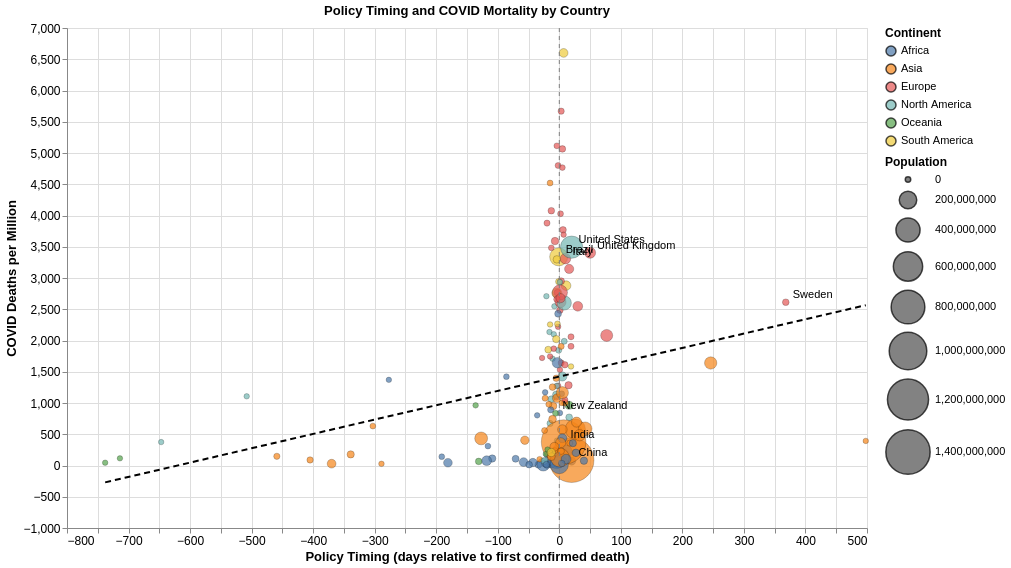

The cell this chart's notebook holds for it:
### Code cell
# countries to label
label_countries = [
    "United States", "Italy", "China", "India", "Brazil",
    "United Kingdom", "Sweden", "New Zealand"
]

# Base scatterplot
points = (
    alt.Chart(country_owid)
    .mark_circle(opacity=0.7, stroke='black', strokeWidth=0.3)
    .encode(
        x=alt.X(
            'days_to_restrictions:Q',
            title='Policy Timing (days relative to first confirmed death)'
        ),
        y=alt.Y(
            'total_deaths_per_million:Q',
            title='COVID Deaths per Million'
        ),
        color=alt.Color(
            'continent:N',
            title='Continent'
        ),
        size=alt.Size(
            'population:Q',
            title='Population',
            scale=alt.Scale(range=[30, 2000])   #  bubble size
        ),
        tooltip=[
            alt.Tooltip('location:N', title='Country'),
            alt.Tooltip('continent:N', title='Continent'),
            alt.Tooltip('days_to_restrictions:Q', title='Days to Restrictions'),
            alt.Tooltip('total_deaths_per_million:Q', title='Deaths per Million', format='.2f'),
            alt.Tooltip('population:Q', title='Population', format=',')
        ]
    )
)

# Regression line
regression = (
    alt.Chart(country_owid)
    .transform_regression(
        'days_to_restrictions',
        'total_deaths_per_million'
    )
    .mark_line(color='black', strokeDash=[6, 4], size=2)
    .encode(
        x='days_to_restrictions:Q',
        y='total_deaths_per_million:Q'
    )
)

# Labels for selected countries
labels_df = country_owid[country_owid['location'].isin(label_countries)]

labels = (
    alt.Chart(labels_df)
    .mark_text(
        align='left',
        baseline='middle',
        dx=7,
        dy=-7,
        fontSize=11
    )
    .encode(
        x='days_to_restrictions:Q',
        y='total_deaths_per_million:Q',
        text='location:N',
        color=alt.value('black')
    )
)

zero_line = alt.Chart(pd.DataFrame({'x': [0]})).mark_rule(
    color='gray',
    strokeDash=[4, 4]
).encode(
    x='x:Q'
)

# Combine 
chart = (
    (points + regression + labels + zero_line)
    .properties(
        width=800,
        height=500,
        title='Policy Timing and COVID Mortality by Country'
    )
    .configure_axis(
        labelFontSize=12,
        titleFontSize=13
    )
    .configure_legend(
        titleFontSize=12,
        labelFontSize=11
    )
)

chart

### Figure 1 — Vega-Lite specification as saved in the notebook (floating-point values rounded to 4 significant figures; data arrays with more than 128 entries replaced by an {"elided": "..."} marker saying what was removed)
{"config": {"view": {"continuousWidth": 300, "continuousHeight": 300}, "axis": {"labelFontSize": 12, "titleFontSize": 13}, "legend": {"labelFontSize": 11, "titleFontSize": 12}}, "layer": [{"mark": {"type": "circle", "opacity": 0.7, "stroke": "black", "strokeWidth": 0.3}, "encoding": {"color": {"field": "continent", "title": "Continent", "type": "nominal"}, "size": {"field": "population", "scale": {"range": [30, 2000]}, "title": "Population", "type": "quantitative"}, "tooltip": [{"field": "location", "title": "Country", "type": "nominal"}, {"field": "continent", "title": "Continent", "type": "nominal"}, {"field": "days_to_restrictions", "title": "Days to Restrictions", "type": "quantitative"}, {"field": "total_deaths_per_million", "format": ".2f", "title": "Deaths per Million", "type": "quantitative"}, {"field": "population", "format": ",", "title": "Population", "type": "quantitative"}], "x": {"field": "days_to_restrictions", "title": "Policy Timing (days relative to first confirmed death)", "type": "quantitative"}, "y": {"field": "total_deaths_per_million", "title": "COVID Deaths per Million", "type": "quantitative"}}}, {"mark": {"type": "line", "color": "black", "size": 2, "strokeDash": [6, 4]}, "encoding": {"x": {"field": "days_to_restrictions", "type": "quantitative"}, "y": {"field": "total_deaths_per_million", "type": "quantitative"}}, "transform": [{"on": "days_to_restrictions", "regression": "total_deaths_per_million"}]}, {"data": {"name": "data-34a0c68de5a8cd2df3e4a002f7cffab5"}, "mark": {"type": "text", "align": "left", "baseline": "middle", "dx": 7, "dy": -7, "fontSize": 11}, "encoding": {"color": {"value": "black"}, "text": {"field": "location", "type": "nominal"}, "x": {"field": "days_to_restrictions", "type": "quantitative"}, "y": {"field": "total_deaths_per_million", "type": "quantitative"}}}, {"data": {"name": "data-d285a7403ed98ae579761d64a864032b"}, "mark": {"type": "rule", "color": "gray", "strokeDash": [4, 4]}, "encoding": {"x": {"field": "x", "type": "quantitative"}}}], "data": {"name": "data-8a1da8b05b0f4247de46edc44660a5f3"}, "height": 500, "title": "Policy Timing and COVID Mortality by Country", "width": 800, "$schema": "https://vega.github.io/schema/vega-lite/v6.1.0.json", "datasets": {"data-8a1da8b05b0f4247de46edc44660a5f3": {"elided": "163 records"}, "data-34a0c68de5a8cd2df3e4a002f7cffab5": [{"location": "Brazil", "first_death_date": "2020-03-22T00:00:00", "restriction_date": "2020-03-21T00:00:00", "days_to_restrictions": -1, "total_deaths_per_million": 3339.0, "continent": "South America", "population": 215313504}, {"location": "China", "first_death_date": "2020-01-12T00:00:00", "restriction_date": "2020-02-01T00:00:00", "days_to_restrictions": 20, "total_deaths_per_million": 85.82, "continent": "Asia", "population": 1425887360}, {"location": "India", "first_death_date": "2020-03-15T00:00:00", "restriction_date": "2020-03-22T00:00:00", "days_to_restrictions": 7, "total_deaths_per_million": 374.4, "continent": "Asia", "population": 1417173120}, {"location": "Italy", "first_death_date": "2020-02-23T00:00:00", "restriction_date": "2020-03-04T00:00:00", "days_to_restrictions": 10, "total_deaths_per_million": 3309.0, "continent": "Europe", "population": 59037472}, {"location": "New Zealand", "first_death_date": "2020-03-29T00:00:00", "restriction_date": "2020-03-23T00:00:00", "days_to_restrictions": -6, "total_deaths_per_million": 834.8, "continent": "Oceania", "population": 5185289}, {"location": "Sweden", "first_death_date": "2020-03-15T00:00:00", "restriction_date": "2021-03-18T00:00:00", "days_to_restrictions": 368, "total_deaths_per_million": 2613.0, "continent": "Europe", "population": 10549349}, {"location": "United Kingdom", "first_death_date": "2020-02-02T00:00:00", "restriction_date": "2020-03-23T00:00:00", "days_to_restrictions": 50, "total_deaths_per_million": 3404.0, "continent": "Europe", "population": 67508936}, {"location": "United States", "first_death_date": "2020-03-01T00:00:00", "restriction_date": "2020-03-21T00:00:00", "days_to_restrictions": 20, "total_deaths_per_million": 3494.0, "continent": "North America", "population": 338289856}], "data-d285a7403ed98ae579761d64a864032b": [{"x": 0}]}}
